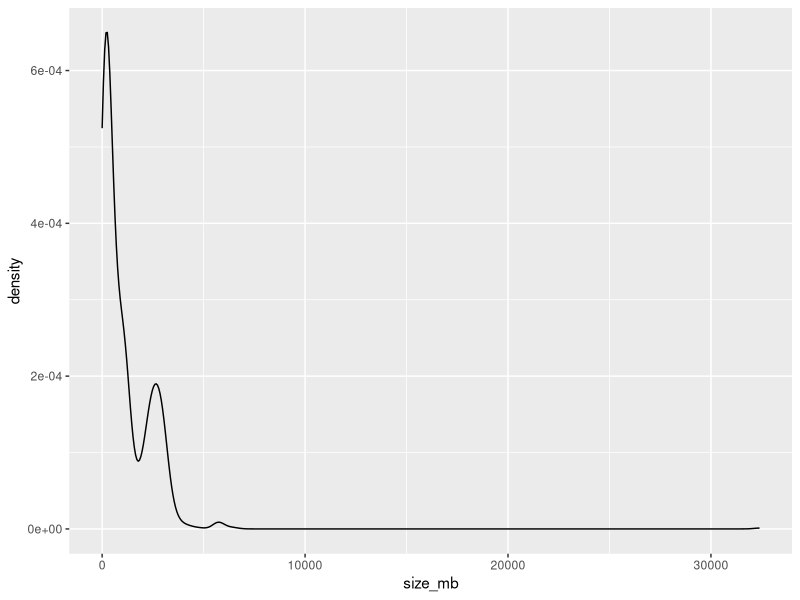

Recreate this plot in R.
# Description: Introduction to tidyverse 
# Elixir Belgium workshop

# load the package tidyverse
library(tidyverse)

# It is suggested that you update your packages regularly
# If you want to do so, please uncomment the following line
# tidyverse_update()
# You will get this message: All tidyverse packages up-to-date

# ------------------------------------------------------------------------------
# Introduction to dplyr

# Here I am using dim to see the transformation in the dataset
## Read in data
animals <- read_tsv("data/animals.tsv")

## Explore dataset
glimpse(animals)
dim(animals)
# [1] 1312   19

## select
(animals2 <- select(animals, organism_name, subgroup, size_mb))
dim(animals2)
# [1] 1312    3

## mutate
animals2 <- mutate(animals, size_kb = size_mb * 1000)
dim(animals2)
# [1] 1312   20
names(animals2)

## filter
animals2 <- filter(animals, subgroup == "Mammals")
dim(animals2)

## arrange
animals2 <- arrange(animals, desc(size_mb))
dim(animals2)
#[1] 1312   19
head(animals2, n = 1)
# Ambystoma mexi… is the largest organism in the dataset
tail(animals2, n = 1)

# Here we show that the genome sizes are not normally distributed
ggplot(animals, 
       mapping = aes(x = size_mb)) +
  geom_density()

# It is skewed distribution

## summarise 
summarise(animals, n = n(), mean_genome_size = mean(size_mb, na.rm = TRUE))

## group-wise summarise
## Let's check which center provided us with more genome sequences
## We will only use center
animals2 <- select(animals, center)
# then group by center
animals2 <- group_by(animals2, center)
# we don't see any change but we can check the groups
groups(animals2)
# now summarise
animals2 <- summarise(animals2,
                   count_genomes = n())
# after summarize no need to worry about ungroup
animals2 <- arrange(animals2, desc(count_genomes))
head(animals2, n = 15)
dim(animals2)
# mutate will add a column to the end
glimpse(animals2)

## group-wise mutate
animals3 <- select(animals, organism_name, size_mb)
animals3 <- group_by(animals3, organism_name)
animals3 <- mutate(animals3, n = n(), mean_genome_size = mean(size_mb))
# now we can also use arrange
animals3 <- arrange(animals3, organism_name, desc(mean_genome_size))
animals3 <- ungroup(animals3)
animals3
tail(animals3)
dim(animals3)


## The pipe operator!!!
animals4 <- animals %>%
  select(subgroup, size_mb) %>% 
  filter(!is.na(subgroup)) %>%
  group_by(subgroup) %>%
  summarize(n = n(), mean_genome_size = mean(size_mb)) %>%
  arrange(desc(mean_genome_size))

animals4
dim(animals4)

# restart a new session